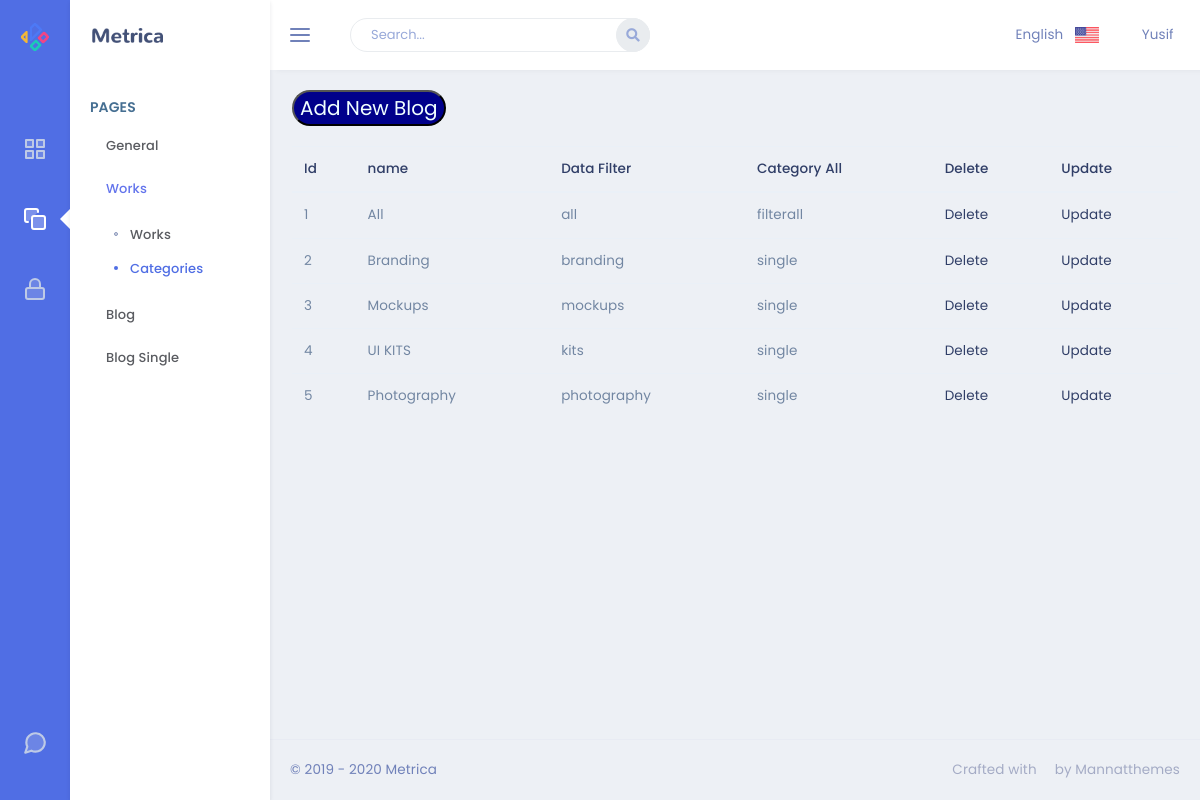
The page /admin/works/categories on the database its author committed.
### app/models.py (models this page shows)
class Category(db.Model):
    id = db.Column(db.Integer, primary_key=True)
    category_data = db.Column(db.String(30), nullable=False)
    category_name = db.Column(db.String(30), unique=True, nullable=False)
    category_all = db.Column(db.String(30),nullable=False)
    works = db.relationship('Works', backref='workCat', lazy=True)

### admin/routes.py (the view)
@admin.route('/works/categories')
def categories():
    categories = Category.query.all()
    return render_template('Works/Category/categories.html',categoryList=categories)

### admin/templates/Works/Category/categories.html
{% extends "layout.html" %}
{% block content %}
<form action="/admin/works/categories/add">
<button type="submit" style="background-color: darkblue; border-radius:25px; color:azure; margin:20px auto; font-size: 20px;">
    Add New Blog
</button>
</form>
<table class="table">
    <thead>
    <tr>
        <th scope="col">Id</th>
        <th scope="col">name</th>
        <th scope="col">Data Filter</th>
        <th scope="col">Category All</th>
        <th scope="col">Delete</th>
        <th scope="col">Update</th>
    </tr>
    </thead>
    <tbody>
    {% for category in categoryList %}
    <tr>
        <td>{{category.id}}</td>
        <td>{{category.category_name}}</td>
        <td>{{category.category_data}}</td>
        <td>{{category.category_all}}</td>
        <td><a href="/admin/works/categories/delete/{{category.id}}">Delete</a></td>
        <td><a href="/admin/works/categories/update/{{category.id}}">Update</a></td>
    </tr>
    {% endfor %}
    </tbody>
</table>
{% endblock %}

### rows shown on the page
Category: id "1", category_name "All", category_data "all", category_all "filterall"
Category: id "2", category_name "Branding", category_data "branding", category_all "single"
Category: id "3", category_name "Mockups", category_data "mockups", category_all "single"
Category: id "4", category_name "UI KITS", category_data "kits", category_all "single"
Category: id "5", category_name "Photography", category_data "photography", category_all "single"
